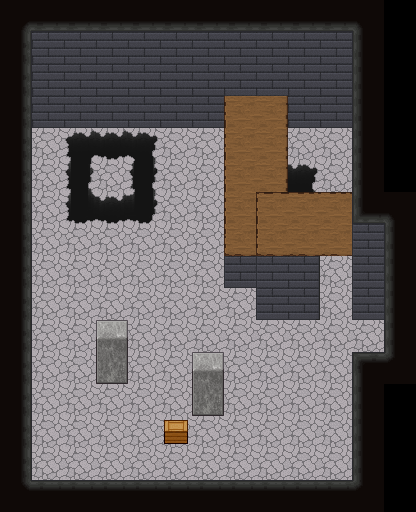

A level layout from a 2D game, rendered from its tile map. Below: a short description, then the map file with tile-grid data replaced by summaries:
An orthogonal 13x16 tile map with 32x32 px tiles, 4 tile layers (Lower 1, Upper 1, Lower 2, Upper 2), 9 tilesets and 15 objects (10x event, 4x object, teleport).

<map height="16" orientation="orthogonal" tileheight="32" tilewidth="32" version="1.0" width="13">
 <properties><property name="blended tiles" value="195,197,198,199,200,202,203,205,207,208,209,210,211,212,213,214,215,216,217,218,219,220,221,222,223,227,229,230,231,235,237,238,239,240,241,242,244,245,246,247,248,249,252,254,255,256,257,258,259,260,261,262,263,398,399,400,401,402,403,404,405,406,407,408,409" />
  <property name="bgm" value="music_haven" />
  <property name="minimap" value="graphic_minimap_l1_b1" />
  <property name="minimap_x1" value="86" />
  <property name="minimap_x2" value="107" />
  <property name="minimap_y1" value="120" />
  <property name="minimap_y2" value="153" />
 </properties>
 <tileset firstgid="1" name="blockboundBrickWall" tileheight="32" tilewidth="32">
  <image height="96" source="tilesets/blockbound/brickwall.png" width="128" />
  <tile id="0">
   <properties>
    <property name="x" value="" />
   </properties>
  </tile>
  <tile id="1">
   <properties>
    <property name="x" value="" />
   </properties>
  </tile>
  <tile id="2">
   <properties>
    <property name="x" value="" />
   </properties>
  </tile>
 </tileset>
 <tileset firstgid="13" name="blockboundBrownRock" tileheight="32" tilewidth="32">
  <image height="224" source="tilesets/blockbound/brownrock.png" trans="8080ff" width="320" />
  <tile id="30">
   <properties>
    <property name="x" value="" />
   </properties>
  </tile>
  <tile id="31">
   <properties>
    <property name="x" value="" />
   </properties>
  </tile>
  <tile id="32">
   <properties>
    <property name="x" value="" />
   </properties>
  </tile>
  <tile id="40">
   <properties>
    <property name="x" value="" />
   </properties>
  </tile>
  <tile id="41">
   <properties>
    <property name="x" value="" />
   </properties>
  </tile>
  <tile id="42">
   <properties>
    <property name="x" value="" />
   </properties>
  </tile>
  <tile id="50">
   <properties>
    <property name="top" value="" />
   </properties>
  </tile>
  <tile id="51">
   <properties>
    <property name="top" value="" />
   </properties>
  </tile>
  <tile id="52">
   <properties>
    <property name="top" value="" />
   </properties>
  </tile>
 </tileset>
 <tileset firstgid="83" name="blockboundRedRug" tileheight="32" tilewidth="32">
  <image height="96" source="tilesets/blockbound/redrug.png" width="96" />
 </tileset>
 <tileset firstgid="92" name="blockboundStoneFloor" tileheight="32" tilewidth="32">
  <image height="320" source="tilesets/blockbound/stonefloor.PNG" trans="8080ff" width="320" />
  <tile id="30">
   <properties>
    <property name="x" value="" />
   </properties>
  </tile>
  <tile id="31">
   <properties>
    <property name="x" value="" />
   </properties>
  </tile>
  <tile id="32">
   <properties>
    <property name="x" value="" />
   </properties>
  </tile>
  <tile id="40">
   <properties>
    <property name="x" value="" />
   </properties>
  </tile>
  <tile id="41">
   <properties>
    <property name="x" value="" />
   </properties>
  </tile>
  <tile id="42">
   <properties>
    <property name="x" value="" />
   </properties>
  </tile>
  <tile id="60">
   <properties>
    <property name="top" value="" />
   </properties>
  </tile>
  <tile id="61">
   <properties>
    <property name="top" value="" />
   </properties>
  </tile>
  <tile id="62">
   <properties>
    <property name="top" value="" />
   </properties>
  </tile>
  <tile id="70">
   <properties>
    <property name="hole" value="" />
   </properties>
  </tile>
  <tile id="71">
   <properties>
    <property name="hole" value="" />
   </properties>
  </tile>
  <tile id="72">
   <properties>
    <property name="hole" value="" />
   </properties>
  </tile>
  <tile id="73">
   <properties>
    <property name="hole" value="" />
   </properties>
  </tile>
  <tile id="74">
   <properties>
    <property name="hole" value="" />
   </properties>
  </tile>
  <tile id="75">
   <properties>
    <property name="hole" value="" />
   </properties>
  </tile>
  <tile id="76">
   <properties>
    <property name="hole" value="" />
   </properties>
  </tile>
  <tile id="77">
   <properties>
    <property name="hole" value="" />
   </properties>
  </tile>
  <tile id="80">
   <properties>
    <property name="hole" value="" />
   </properties>
  </tile>
  <tile id="81">
   <properties>
    <property name="hole" value="" />
   </properties>
  </tile>
  <tile id="82">
   <properties>
    <property name="hole" value="" />
   </properties>
  </tile>
  <tile id="83">
   <properties>
    <property name="hole" value="" />
   </properties>
  </tile>
  <tile id="84">
   <properties>
    <property name="hole" value="" />
   </properties>
  </tile>
  <tile id="85">
   <properties>
    <property name="hole" value="" />
   </properties>
  </tile>
  <tile id="86">
   <properties>
    <property name="hole" value="" />
   </properties>
  </tile>
  <tile id="87">
   <properties>
    <property name="hole" value="" />
   </properties>
  </tile>
  <tile id="90">
   <properties>
    <property name="hole" value="" />
   </properties>
  </tile>
  <tile id="91">
   <properties>
    <property name="hole" value="" />
   </properties>
  </tile>
  <tile id="92">
   <properties>
    <property name="hole" value="" />
   </properties>
  </tile>
  <tile id="93">
   <properties>
    <property name="hole" value="" />
   </properties>
  </tile>
  <tile id="94">
   <properties>
    <property name="hole" value="" />
   </properties>
  </tile>
  <tile id="95">
   <properties>
    <property name="hole" value="" />
   </properties>
  </tile>
  <tile id="96">
   <properties>
    <property name="hole" value="" />
   </properties>
  </tile>
 </tileset>
 <tileset firstgid="192" name="blockboundUpper" tileheight="32" tilewidth="32">
  <image height="288" source="tilesets/blockbound/upper.png" trans="8080ff" width="256" />
  <tile id="0">
   <properties>
    <property name="x" value="" />
   </properties>
  </tile>
  <tile id="1">
   <properties>
    <property name="x" value="" />
   </properties>
  </tile>
  <tile id="2">
   <properties>
    <property name="x" value="" />
   </properties>
  </tile>
  <tile id="3">
   <properties>
    <property name="x" value="" />
   </properties>
  </tile>
  <tile id="4">
   <properties>
    <property name="x" value="" />
   </properties>
  </tile>
  <tile id="8">
   <properties>
    <property name="x" value="" />
   </properties>
  </tile>
  <tile id="9">
   <properties>
    <property name="x" value="" />
   </properties>
  </tile>
  <tile id="10">
   <properties>
    <property name="x" value="" />
   </properties>
  </tile>
  <tile id="11">
   <properties>
    <property name="x" value="" />
   </properties>
  </tile>
  <tile id="12">
   <properties>
    <property name="x" value="" />
   </properties>
  </tile>
  <tile id="16">
   <properties>
    <property name="x" value="" />
   </properties>
  </tile>
  <tile id="17">
   <properties>
    <property name="x" value="" />
   </properties>
  </tile>
  <tile id="18">
   <properties>
    <property name="x" value="" />
   </properties>
  </tile>
  <tile id="19">
   <properties>
    <property name="x" value="" />
   </properties>
  </tile>
  <tile id="24">
   <properties>
    <property name="x" value="" />
   </properties>
  </tile>
  <tile id="25">
   <properties>
    <property name="x" value="" />
   </properties>
  </tile>
  <tile id="26">
   <properties>
    <property name="x" value="" />
   </properties>
  </tile>
  <tile id="27">
   <properties>
    <property name="x" value="" />
   </properties>
  </tile>
  <tile id="28">
   <properties>
    <property name="x" value="" />
   </properties>
  </tile>
  <tile id="32">
   <properties>
    <property name="x" value="" />
   </properties>
  </tile>
  <tile id="33">
   <properties>
    <property name="x" value="" />
   </properties>
  </tile>
  <tile id="34">
   <properties>
    <property name="x" value="" />
   </properties>
  </tile>
  <tile id="35">
   <properties>
    <property name="x" value="" />
   </properties>
  </tile>
  <tile id="36">
   <properties>
    <property name="x" value="" />
   </properties>
  </tile>
  <tile id="39">
   <properties>
    <property name="x" value="" />
   </properties>
  </tile>
  <tile id="40">
   <properties>
    <property name="x" value="" />
   </properties>
  </tile>
  <tile id="41">
   <properties>
    <property name="x" value="" />
   </properties>
  </tile>
  <tile id="42">
   <properties>
    <property name="x" value="" />
   </properties>
  </tile>
  <tile id="43">
   <properties>
    <property name="x" value="" />
   </properties>
  </tile>
  <tile id="44">
   <properties>
    <property name="x" value="" />
   </properties>
  </tile>
  <tile id="45">
   <properties>
    <property name="x" value="" />
   </properties>
  </tile>
  <tile id="46">
   <properties>
    <property name="x" value="" />
   </properties>
  </tile>
  <tile id="47">
   <properties>
    <property name="x" value="" />
   </properties>
  </tile>
  <tile id="54">
   <properties>
    <property name="x" value="" />
   </properties>
  </tile>
 </tileset>
 <tileset firstgid="264" name="blockboundWoodFloor" tileheight="32" tilewidth="32">
  <image height="320" source="tilesets/blockbound/woodfloor.png" trans="8080ff" width="320" />
  <tile id="30">
   <properties>
    <property name="x" value="" />
   </properties>
  </tile>
  <tile id="31">
   <properties>
    <property name="x" value="" />
   </properties>
  </tile>
  <tile id="32">
   <properties>
    <property name="x" value="" />
   </properties>
  </tile>
  <tile id="40">
   <properties>
    <property name="x" value="" />
   </properties>
  </tile>
  <tile id="41">
   <properties>
    <property name="x" value="" />
   </properties>
  </tile>
  <tile id="42">
   <properties>
    <property name="x" value="" />
   </properties>
  </tile>
  <tile id="50">
   <properties>
    <property name="x" value="" />
   </properties>
  </tile>
  <tile id="51">
   <properties>
    <property name="x" value="" />
   </properties>
  </tile>
  <tile id="52">
   <properties>
    <property name="x" value="" />
   </properties>
  </tile>
  <tile id="60">
   <properties>
    <property name="top" value="" />
   </properties>
  </tile>
  <tile id="61">
   <properties>
    <property name="top" value="" />
   </properties>
  </tile>
  <tile id="62">
   <properties>
    <property name="top" value="" />
   </properties>
  </tile>
  <tile id="70">
   <properties>
    <property name="hole" value="" />
   </properties>
  </tile>
  <tile id="71">
   <properties>
    <property name="hole" value="" />
   </properties>
  </tile>
  <tile id="72">
   <properties>
    <property name="hole" value="" />
   </properties>
  </tile>
  <tile id="73">
   <properties>
    <property name="hole" value="" />
   </properties>
  </tile>
  <tile id="74">
   <properties>
    <property name="hole" value="" />
   </properties>
  </tile>
  <tile id="75">
   <properties>
    <property name="hole" value="" />
   </properties>
  </tile>
  <tile id="76">
   <properties>
    <property name="hole" value="" />
   </properties>
  </tile>
  <tile id="77">
   <properties>
    <property name="hole" value="" />
   </properties>
  </tile>
  <tile id="80">
   <properties>
    <property name="hole" value="" />
   </properties>
  </tile>
  <tile id="81">
   <properties>
    <property name="hole" value="" />
   </properties>
  </tile>
  <tile id="82">
   <properties>
    <property name="hole" value="" />
   </properties>
  </tile>
  <tile id="83">
   <properties>
    <property name="hole" value="" />
   </properties>
  </tile>
  <tile id="84">
   <properties>
    <property name="hole" value="" />
   </properties>
  </tile>
  <tile id="85">
   <properties>
    <property name="hole" value="" />
   </properties>
  </tile>
  <tile id="86">
   <properties>
    <property name="hole" value="" />
   </properties>
  </tile>
  <tile id="87">
   <properties>
    <property name="hole" value="" />
   </properties>
  </tile>
  <tile id="90">
   <properties>
    <property name="hole" value="" />
   </properties>
  </tile>
  <tile id="91">
   <properties>
    <property name="hole" value="" />
   </properties>
  </tile>
  <tile id="92">
   <properties>
    <property name="hole" value="" />
   </properties>
  </tile>
  <tile id="93">
   <properties>
    <property name="hole" value="" />
   </properties>
  </tile>
  <tile id="94">
   <properties>
    <property name="hole" value="" />
   </properties>
  </tile>
  <tile id="95">
   <properties>
    <property name="hole" value="" />
   </properties>
  </tile>
  <tile id="96">
   <properties>
    <property name="hole" value="" />
   </properties>
  </tile>
 </tileset>
 <tileset firstgid="364" name="blockboundCeiling" tileheight="32" tilewidth="32">
  <image height="96" source="tilesets/blockbound/ceiling.png" trans="8080ff" width="160" />
  <tile id="0">
   <properties>
    <property name="x" value="" />
   </properties>
  </tile>
  <tile id="1">
   <properties>
    <property name="x" value="" />
   </properties>
  </tile>
  <tile id="2">
   <properties>
    <property name="x" value="" />
   </properties>
  </tile>
  <tile id="3">
   <properties>
    <property name="x" value="" />
   </properties>
  </tile>
  <tile id="4">
   <properties>
    <property name="x" value="" />
   </properties>
  </tile>
  <tile id="5">
   <properties>
    <property name="x" value="" />
   </properties>
  </tile>
  <tile id="6">
   <properties>
    <property name="x" value="" />
   </properties>
  </tile>
  <tile id="7">
   <properties>
    <property name="x" value="" />
   </properties>
  </tile>
  <tile id="8">
   <properties>
    <property name="x" value="" />
   </properties>
  </tile>
  <tile id="9">
   <properties>
    <property name="x" value="" />
   </properties>
  </tile>
  <tile id="10">
   <properties>
    <property name="x" value="" />
   </properties>
  </tile>
  <tile id="11">
   <properties>
    <property name="x" value="" />
   </properties>
  </tile>
  <tile id="12">
   <properties>
    <property name="x" value="" />
   </properties>
  </tile>
  <tile id="13">
   <properties>
    <property name="x" value="" />
   </properties>
  </tile>
  <tile id="14">
   <properties>
    <property name="x" value="" />
   </properties>
  </tile>
 </tileset>
 <tileset firstgid="379" name="blockboundQuarryCeiling" tileheight="32" tilewidth="32">
  <image height="96" source="tilesets/blockbound/quarryroof.png" trans="8080ff" width="160" />
  <tile id="0">
   <properties>
    <property name="x" value="" />
   </properties>
  </tile>
  <tile id="2">
   <properties>
    <property name="x" value="" />
   </properties>
  </tile>
  <tile id="3">
   <properties>
    <property name="x" value="" />
   </properties>
  </tile>
  <tile id="4">
   <properties>
    <property name="x" value="" />
   </properties>
  </tile>
  <tile id="5">
   <properties>
    <property name="x" value="" />
   </properties>
  </tile>
  <tile id="6">
   <properties>
    <property name="x" value="" />
   </properties>
  </tile>
  <tile id="7">
   <properties>
    <property name="x" value="" />
   </properties>
  </tile>
  <tile id="9">
   <properties>
    <property name="x" value="" />
   </properties>
  </tile>
  <tile id="10">
   <properties>
    <property name="x" value="" />
   </properties>
  </tile>
  <tile id="11">
   <properties>
    <property name="x" value="" />
   </properties>
  </tile>
  <tile id="12">
   <properties>
    <property name="x" value="" />
   </properties>
  </tile>
  <tile id="13">
   <properties>
    <property name="x" value="" />
   </properties>
  </tile>
  <tile id="14">
   <properties>
    <property name="x" value="" />
   </properties>
  </tile>
 </tileset>
 <tileset firstgid="394" name="blockboundStairSide" tileheight="32" tilewidth="32">
  <image height="128" source="tilesets/blockbound/stairwellside.png" trans="8080ff" width="128" />
 </tileset>
 <layer height="16" name="Lower 1" width="13">
  <properties>
   <property name="layer" value="5" />
   <property name="z" value="0" />
  <property name="layer" value="5" /></properties>
  <data>[208 cells, 198 non-empty, 27 distinct tile ids]</data>
 </layer>
 <layer height="16" name="Upper 1" width="13">
  <properties>
   <property name="layer" value="4" />
   <property name="z" value=".5" />
  <property name="layer" value="4" /></properties>
  <data>[208 cells, 3 non-empty, 2 distinct tile ids]</data>
 </layer>
 <objectgroup height="16" name="Event 1" width="13">
  <properties>
   <property name="layer" value="3" />
   <property name="z" value=".5" />
  <property name="layer" value="3" /></properties>
  <object height="32" name="Teleport" type="teleport" width="16" x="368" y="320">
   <properties>
    <property name="id" value="map_havenLowerHall" />
    <property name="x" value="2" />
    <property name="y" value="8" />
   </properties>
  </object>
  <object height="32" name="Grinder" type="event" width="32" x="192" y="128">
   <properties>
    <property name="key" value="enemy_grinder" />
    <property name="switch" value="intro_done" />
   </properties>
  </object>
  <object height="32" name="Grinder" type="event" width="32" x="32" y="384">
   <properties>
    <property name="key" value="enemy_grinder" />
    <property name="switch" value="intro_done" />
   </properties>
  </object>
  <object height="32" name="DragonBeetle" type="event" width="32" x="96" y="160">
   <properties>
    <property name="key" value="enemy_dragon_beetle" />
    <property name="respawns" value="" />
   </properties>
  </object>
  <object height="32" name="Pudding" type="event" width="32" x="96" y="320">
   <properties>
    <property name="key" value="enemy_pudding" />
    <property name="switch" value="intro_done" />
   </properties>
  </object>
  <object height="32" name="Pudding" type="event" width="32" x="96" y="448">
   <properties>
    <property name="key" value="enemy_pudding" />
    <property name="switch" value="intro_done" />
   </properties>
  </object>
  <object height="32" name="Pudding" type="event" width="32" x="128" y="352">
   <properties>
    <property name="key" value="enemy_pudding" />
    <property name="switch" value="intro_done" />
   </properties>
  </object>
  <object height="32" name="Pudding" type="event" width="32" x="64" y="352">
   <properties>
    <property name="key" value="enemy_pudding" />
    <property name="switch" value="intro_done" />
   </properties>
  </object>
  <object height="32" name="Gadget" type="event" width="32" x="160" y="448">
   <properties>
    <property name="key" value="enemy_gadget" />
    <property name="switch" value="intro_done" />
   </properties>
  </object>
  <object height="32" name="Gadget" type="event" width="32" x="128" y="448">
   <properties>
    <property name="key" value="enemy_gadget" />
    <property name="switch" value="intro_done" />
   </properties>
  </object>
  <object height="32" name="Pressure Pad" type="object" width="32" x="32" y="128">
   <properties>
    <property name="id" value="pressure_pad" />
   </properties>
  </object>
  </objectgroup>
 <layer height="16" name="Lower 2" width="13">
  <properties>
   <property name="layer" value="2" />
   <property name="z" value="1" />
  <property name="layer" value="2" /></properties>
  <data>[208 cells, 14 non-empty, 6 distinct tile ids]</data>
 </layer>
 <layer height="16" name="Upper 2" width="13">
  <properties>
   <property name="layer" value="1" />
   <property name="z" value="1.5" />
  <property name="layer" value="1" /></properties>
  <data>[208 cells, 2 non-empty, 1 distinct tile ids]</data>
 </layer>
 <objectgroup height="16" name="Event 2" width="13">
  <properties>
   <property name="layer" value="0" />
   <property name="z" value="1.5" />
  <property name="layer" value="0" /></properties>
 </objectgroup>
</map>
<!-- 4 of 15 objects omitted -->
